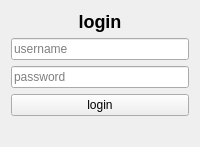
<?xml version="1.0" encoding="UTF-8"?>
<ui version="4.0">
    <class>Login</class>
    <widget class="QWidget" name="Login">
        <layout class="QVBoxLayout" name="verticalLayout">
            <item>
                <widget class="QLabel" name="titleLabel">
                    <property name="text">
                        <string>login</string>
                    </property>
                    <property name="alignment">
                        <set>Qt::AlignCenter</set>
                    </property>
                    <property name="styleSheet">
                        <string>font-size: 18px; font-weight: bold;</string>
                    </property>
                </widget>
            </item>
            <item>
                <widget class="QLineEdit" name="usernameField">
                    <property name="placeholderText">
                        <string>username</string>
                    </property>
                </widget>
            </item>
            <item>
                <widget class="QLineEdit" name="passwordField">
                    <property name="echoMode">
                        <enum>QLineEdit::Password</enum>
                    </property>
                    <property name="placeholderText">
                        <string>password</string>
                    </property>
                </widget>
            </item>
            <item>
                <widget class="QPushButton" name="loginButton">
                    <property name="text">
                        <string>login</string>
                    </property>
                </widget>
            </item>
            <item>
                <widget class="QLabel" name="statusLabel">
                    <property name="text">
                        <string></string>
                    </property>
                    <property name="alignment">
                        <set>Qt::AlignCenter</set>
                    </property>
                    <property name="styleSheet">
                        <string>color: red;</string>
                    </property>
                </widget>
            </item>
        </layout>
    </widget>
    <resources/>
    <connections/>
</ui>
